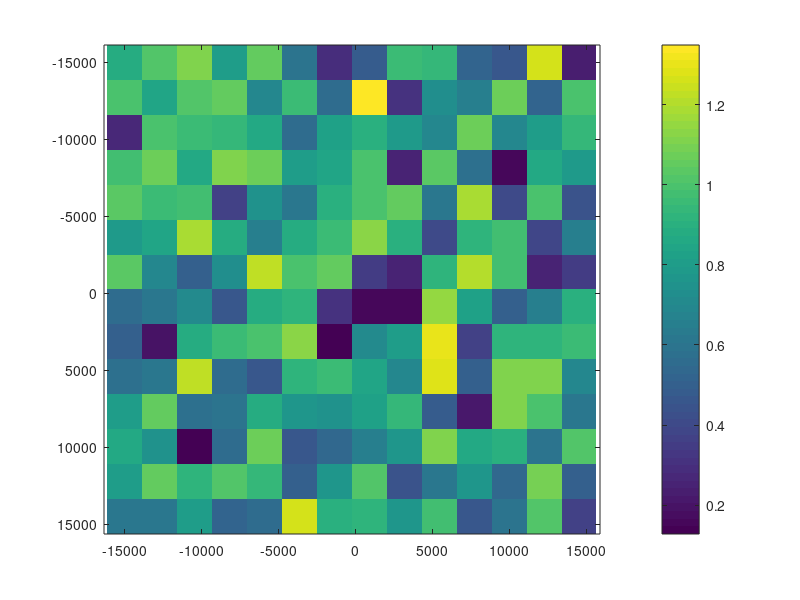
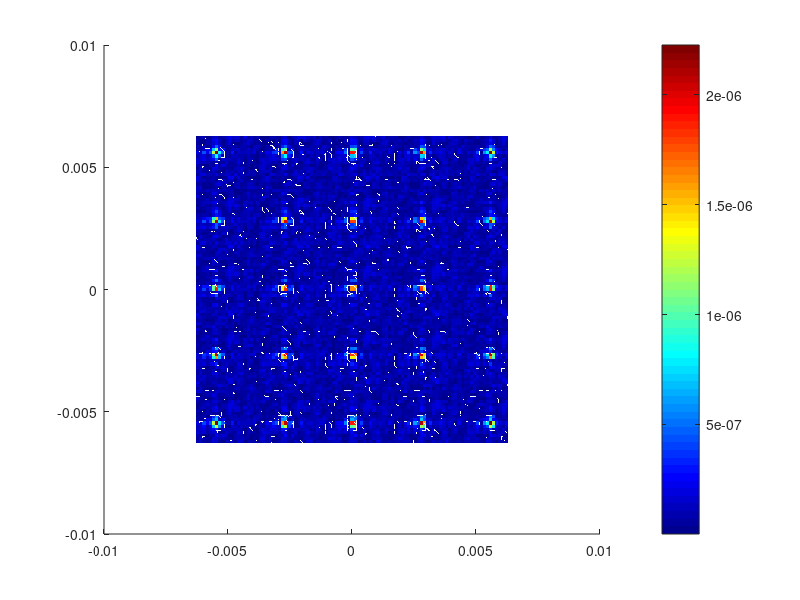

MATLAB code for these plots, in order: (Note: this script raises an error after producing the figures.)
clear;
close all;

%% Random Fields in 2D


dx = 2270;
dy = 2270;
x_ = -15e3:dx:15e3;
y_ = -15e3:dy:15e3;

[x, y] = meshgrid(x_, y_); % Meshgrid of rho and phi forming a circle 

% Min = 0.0001;
Max = 1;

R0 = Max .* (rand(size(x)) + 1j .* rand(size(x)));

% R0 = (rand(size(x))./sqrt(2) + 1j .* rand(size(x))./sqrt(2));


figure; imagesc(x_, y_, (abs(R0))); shading flat;colorbar; axis equal tight;

lambda = 1e3;

k0 = 2*pi/lambda;

Kx_ = linspace(-k0, k0, 100);
dKx = Kx_(2) - Kx_(1);

Ky_ = linspace(-k0, k0, 100);
dKy = Ky_(2) - Ky_(1);

[Kx, Ky] = meshgrid(Kx_, Ky_);


for i = 1:length(Kx_)
    for l = 1:length(Ky_)

        Spec(l, i) = sum(sum(R0 .* exp(1j .* (Kx_(i) .* x + Ky_(l) .* y)) .* dKx .* dKy));
    
    end
end


figure; surface(Kx, Ky, abs(Spec)); shading flat; colormap('jet'); colorbar;


Spec_modified = Spec .* log .* exp(1j .* 2 * pi * randn(size(Kx)));

% figure; surface(K .* cos(Th), K .* sin(Th), abs(Spec_modified)); shading flat; colormap('jet'); colorbar;

for i = 1:length(x_)
    for l = 1:length(y_)
        R1(l, i) = sum(sum(Spec_modified .* exp(1j .* (Kx .* x_(i) + Ky .* y_(l))) .* dx .* dy));
    end
end


figure; surface(x, y, db(abs(R1))/2); shading flat; colormap('jet'); colorbar;


for i = 1:length(Kx_)
    for l = 1:length(Ky_)

        Spec_R1(l, i) = sum(sum(R1 .* exp(1j .* (Kx_(i) .* x + Ky_(l) .* y)) .* dKx .* dKy));
    
    end
end
figure; surface(Kx, Ky, abs(Spec_R1)); shading flat; colormap('jet'); colorbar;




%% R1 is the cloud reflectivity field
PRT = 10;

t = eps:PRT:100*PRT;

Rt = zeros(length(t), length(phi), length(r));
Rt(1, :, :) = R1;

U = 8;
V = 8;

Vr = U .* cos(phi) + V .* sin(phi);
Vaz = U .* sin(phi) - V .* cos(phi);

for k  = 1:length(t) - 1
    for i = 1:length(ph)
        for l = 1:length(r)
           if ((i == 1) && (l == 1))
                Rt(k + 1, i, l) = Rt(k, i, l) - Vr(i, l) ./ (2 .* dr) .* PRT .* (Rt(k, i, l + 1) - Rt(k, i, l))...
               - Vaz(i, l) ./ r(l)./ (2 .* dph) .* PRT .* (Rt(k, i + 1, l) - Rt(k, i, l));
           elseif ((i == 1) && (l == length(r)))
               Rt(k + 1, i, l) = Rt(k, i, l) - Vr(i, l) ./ (2 .* dr) .* PRT .* (Rt(k, i, l) - Rt(k, i, l - 1))...
               - Vaz(i, l) ./ r(l)./ (2 .* dph) .* PRT .* (Rt(k, i + 1, l) - Rt(k, i, l));
           elseif ((i == length(ph)) && (l == 1))
               Rt(k + 1, i, l) = Rt(k, i, l) - Vr(i, l) ./ (2 .* dr) .* PRT .* (Rt(k, i, l + 1) - Rt(k, i, l))...
               - Vaz(i, l) ./ r(l)./ (2 .* dph) .* PRT .* (Rt(k, i, l) - Rt(k, i - 1, l));
           elseif ((i == length(ph)) && (l == length(r)))
               Rt(k + 1, i, l) = Rt(k, i, l) - Vr(i, l) ./ (2 .* dr) .* PRT .* (Rt(k, i, l) - Rt(k, i, l - 1))...
               - Vaz(i, l) ./ r(l)./ (2 .* dph) .* PRT .* (Rt(k, i, l) - Rt(k, i - 1, l));
           
           
           elseif ((i == 1)) && (l ~= 1) && (l ~= length(r))
               Rt(k + 1, i, l) = Rt(k, i, l) - Vr(i, l) ./ ( 2.* dr ) .* PRT .* (Rt(k, i, l + 1) - Rt(k, i, l - 1))...
               - Vaz(i, l) ./ r(l)./(2 .* dph) .* PRT .* (Rt(k, i + 1, l) - Rt(k, i, l));
           elseif ((l == 1)) && ((i ~= 1) && (i ~= length(ph)))
               Rt(k + 1, i, l) = Rt(k, i, l) - Vr(i, l) ./ ( 2.* dr ) .* PRT .* (Rt(k, i, l + 1) - Rt(k, i, l))...
               - Vaz(i, l) ./ r(l)./( 2 .* dph) .* PRT .* (Rt(k, i + 1, l) - Rt(k, i - 1, l));
           
           elseif ((i == length(ph))) && (l ~= 1) && (l ~= length(r))
               Rt(k + 1, i, l) = Rt(k, i, l) - Vr(i, l) ./ ( 2.* dr ) .* PRT .* (Rt(k, i, l + 1) - Rt(k, i, l - 1))...
               - Vaz(i, l) ./ r(l)./(2 .* dph) .* PRT .* (Rt(k, i, l) - Rt(k, i - 1, l));
           elseif ((l == length(r))) && (i ~= 1) && (i ~= length(ph))
               Rt(k + 1, i, l) = Rt(k, i, l) - Vr(i, l) ./ ( 2.* dr ) .* PRT .* (Rt(k, i, l) - Rt(k, i, l - 1))...
               - Vaz(i, l) ./ r(l)./( 2 .* dph) .* PRT .* (Rt(k, i + 1, l) - Rt(k, i - 1, l));
           else
               Rt(k + 1, i, l) = Rt(k, i, l) - Vr(i, l) ./ ( 2.* dr ) .* PRT .* (Rt(k, i, l + 1) - Rt(k, i, l - 1))...
               - Vaz(i, l) ./ r(l)./( 2 .* dph) .* PRT .* (Rt(k, i + 1, l) - Rt(k, i - 1, l));
           end
           if db(abs(Rt(k+1, i, l))) > 40
               Rt(k + 1, i, l) = 10^(40/20);
           end
        end
    end
%     figure(k); surface(rho .* cos(phi), rho .* sin(phi), db(abs(squeeze(Rt(k+1, :, :))))); ...
%     shading flat; colormap('jet'); colorbar;
end




% figure;surface(rho .* cos(phi), rho .* sin(phi), db(abs(squeeze(Rt(3, :, :))))); ...
%     shading flat; colormap('jet'); colorbar;

makevideo(Rt, rho, phi, t)
